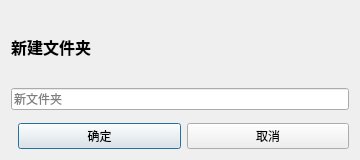
<?xml version="1.0" encoding="UTF-8"?>
<ui version="4.0">
 <class>NewFolderDialog</class>
 <widget class="QDialog" name="NewFolderDialog">
  <property name="geometry">
   <rect>
    <x>0</x>
    <y>0</y>
    <width>360</width>
    <height>160</height>
   </rect>
  </property>
  <property name="windowTitle">
   <string>新建文件夹</string>
  </property>
  <property name="modal">
   <bool>true</bool>
  </property>
  <layout class="QVBoxLayout" name="verticalLayout">
   <item>
    <widget class="QLabel" name="titleLabel">
     <property name="text">
      <string>新建文件夹</string>
     </property>
     <property name="styleSheet">
      <string>QLabel { font-size: 16px; font-weight: bold; }</string>
     </property>
    </widget>
   </item>
   <item>
    <widget class="QLineEdit" name="nameInput">
     <property name="placeholderText">
      <string>新文件夹</string>
     </property>
    </widget>
   </item>
   <item>
    <spacer name="verticalSpacer">
     <property name="orientation">
      <enum>Qt::Vertical</enum>
     </property>
    </spacer>
   </item>
   <item>
    <layout class="QHBoxLayout" name="buttonLayout">
     <item>
      <spacer name="horizontalSpacer">
       <property name="orientation">
        <enum>Qt::Horizontal</enum>
       </property>
      </spacer>
     </item>
     <item>
      <widget class="QPushButton" name="confirmBtn">
       <property name="text">
        <string>确定</string>
       </property>
       <property name="fixedWidth">
        <number>100</number>
       </property>
      </widget>
     </item>
     <item>
      <widget class="QPushButton" name="cancelBtn">
       <property name="text">
        <string>取消</string>
       </property>
       <property name="fixedWidth">
        <number>80</number>
       </property>
      </widget>
     </item>
    </layout>
   </item>
  </layout>
 </widget>
 <resources/>
 <connections/>
</ui>
